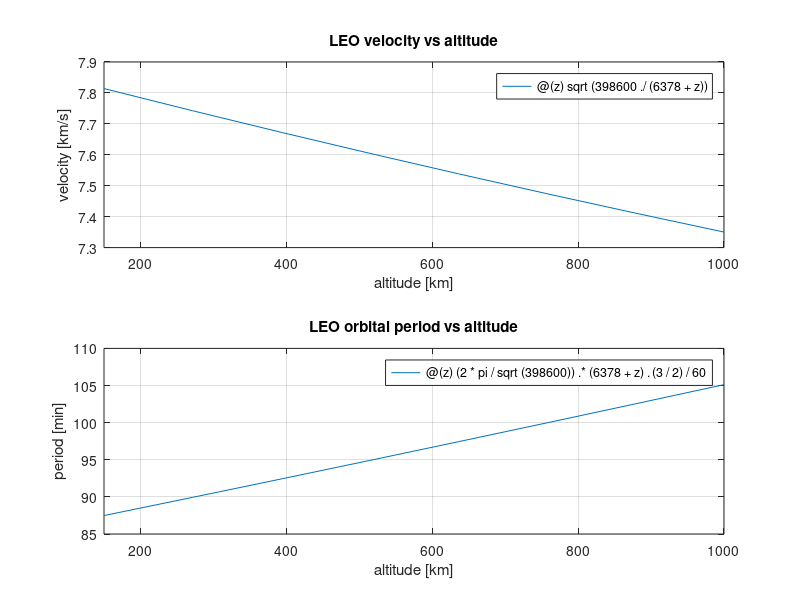

MATLAB code for this plot: (Note: this script raises an error after producing the figure.)
% **************************************************************************** %
% MAE 467 Space Flight - Chp 2 Orbits
% **************************************************************************** %

% clear all vars and plots
close all; clear all; clc;

% ex 2.4: plot speed v and period T for satellite in LEO at altitude z
v = @(z) sqrt(398600 ./ (6378 + z));
T = @(z) (2*pi / sqrt(398600)) .* (6378 + z).^(3/2) / 60; % / 60 for sec -> min

% LEO is 150 - 1000 km
altrange = [150 1000];

% plot veloctiy vs altitude
subplot(2,1,1);
fplot(v, altrange);
title('LEO velocity vs altitude');
ylabel('velocity [km/s]');
xlabel('altitude [km]');
grid on;

% plot period vs altitude
subplot(2,1,2);
fplot(T, altrange);
title('LEO orbital period vs altitude');
ylabel('period [min]');
xlabel('altitude [km]');
grid on;

% **************************************************************************** %
% mapping toolbox
% https://www.mathworks.com/help/map/coordinates-geodesy-and-projections.html

E = wgs84Ellipsoid('km')
	%referenceEllipsoid with defining properties:

					 %Code: 7030
					 %Name: 'World Geodetic System 1984'
			   %LengthUnit: 'kilometer'
			%SemimajorAxis: 6378.137
			%SemiminorAxis: 6356.75231424518
		%InverseFlattening: 298.257223563
			 %Eccentricity: 0.0818191908426215

	  %and additional properties:

		%Flattening
		%ThirdFlattening
		%MeanRadius
		%SurfaceArea
		%Volume
